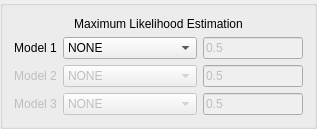
                <widget class="QGroupBox" name="groupBox_7">
                 <property name="sizePolicy">
                  <sizepolicy hsizetype="Expanding" vsizetype="Expanding">
                   <horstretch>0</horstretch>
                   <verstretch>0</verstretch>
                  </sizepolicy>
                 </property>
                 <property name="minimumSize">
                  <size>
                   <width>0</width>
                   <height>0</height>
                  </size>
                 </property>
                 <property name="autoFillBackground">
                  <bool>false</bool>
                 </property>
                 <property name="title">
                  <string/>
                 </property>
                 <property name="alignment">
                  <set>Qt::AlignCenter</set>
                 </property>
                 <property name="flat">
                  <bool>false</bool>
                 </property>
                 <property name="checkable">
                  <bool>false</bool>
                 </property>
                 <layout class="QGridLayout" name="gridLayout_14">
                  <item row="7" column="0" alignment="Qt::AlignRight">
                   <widget class="QLabel" name="maximumLikelihoodModel3Label">
                    <property name="enabled">
                     <bool>false</bool>
                    </property>
                    <property name="sizePolicy">
                     <sizepolicy hsizetype="Minimum" vsizetype="Fixed">
                      <horstretch>0</horstretch>
                      <verstretch>0</verstretch>
                     </sizepolicy>
                    </property>
                    <property name="minimumSize">
                     <size>
                      <width>0</width>
                      <height>0</height>
                     </size>
                    </property>
                    <property name="maximumSize">
                     <size>
                      <width>100</width>
                      <height>16777215</height>
                     </size>
                    </property>
                    <property name="acceptDrops">
                     <bool>false</bool>
                    </property>
                    <property name="toolTip">
                     <string>Valid Range: 1.0e-10 to 1.0</string>
                    </property>
                    <property name="text">
                     <string>&lt;html&gt;&lt;head/&gt;&lt;body&gt;&lt;p align=&quot;center&quot;&gt;Model 3&lt;/p&gt;&lt;/body&gt;&lt;/html&gt;</string>
                    </property>
                    <property name="buddy">
                     <cstring>maximumLikelihoodModel3ComboBox</cstring>
                    </property>
                   </widget>
                  </item>
                  <item row="5" column="1" colspan="2">
                   <widget class="QComboBox" name="maximumLikelihoodModel1ComboBox">
                    <property name="sizePolicy">
                     <sizepolicy hsizetype="Expanding" vsizetype="Fixed">
                      <horstretch>0</horstretch>
                      <verstretch>0</verstretch>
                     </sizepolicy>
                    </property>
                    <item>
                     <property name="text">
                      <string>NONE</string>
                     </property>
                    </item>
                    <item>
                     <property name="text">
                      <string>HUBER</string>
                     </property>
                    </item>
                    <item>
                     <property name="text">
                      <string>HUBER MODIFIED</string>
                     </property>
                    </item>
                   </widget>
                  </item>
                  <item row="6" column="1" colspan="2">
                   <widget class="QComboBox" name="maximumLikelihoodModel2ComboBox">
                    <property name="enabled">
                     <bool>false</bool>
                    </property>
                    <property name="sizePolicy">
                     <sizepolicy hsizetype="Expanding" vsizetype="Fixed">
                      <horstretch>0</horstretch>
                      <verstretch>0</verstretch>
                     </sizepolicy>
                    </property>
                    <item>
                     <property name="text">
                      <string>NONE</string>
                     </property>
                    </item>
                    <item>
                     <property name="text">
                      <string>HUBER</string>
                     </property>
                    </item>
                    <item>
                     <property name="text">
                      <string>HUBER MODIFIED</string>
                     </property>
                    </item>
                    <item>
                     <property name="text">
                      <string>WELSCH</string>
                     </property>
                    </item>
                    <item>
                     <property name="text">
                      <string>CHEN</string>
                     </property>
                    </item>
                   </widget>
                  </item>
                  <item row="4" column="0" colspan="4">
                   <widget class="QLabel" name="maxLikelihoodEstimationLabel">
                    <property name="sizePolicy">
                     <sizepolicy hsizetype="Expanding" vsizetype="Fixed">
                      <horstretch>0</horstretch>
                      <verstretch>0</verstretch>
                     </sizepolicy>
                    </property>
                    <property name="toolTip">
                     <string>Maximum Likelihood Estimation and Sigma Multiplier are exclusive options. 
Set Model 1 to &quot;NONE&quot; before checking Sigma Multiplier.</string>
                    </property>
                    <property name="text">
                     <string>&lt;html&gt;&lt;head/&gt;&lt;body&gt;&lt;p align=&quot;center&quot;&gt;Maximum Likelihood Estimation&lt;/p&gt;&lt;/body&gt;&lt;/html&gt;</string>
                    </property>
                   </widget>
                  </item>
                  <item row="5" column="0" alignment="Qt::AlignRight">
                   <widget class="QLabel" name="maximumLikelihoodModel1Label">
                    <property name="sizePolicy">
                     <sizepolicy hsizetype="Minimum" vsizetype="Fixed">
                      <horstretch>0</horstretch>
                      <verstretch>0</verstretch>
                     </sizepolicy>
                    </property>
                    <property name="minimumSize">
                     <size>
                      <width>0</width>
                      <height>0</height>
                     </size>
                    </property>
                    <property name="maximumSize">
                     <size>
                      <width>100</width>
                      <height>16777215</height>
                     </size>
                    </property>
                    <property name="toolTip">
                     <string>Valid Range: 1.0e-10 to 1.0</string>
                    </property>
                    <property name="text">
                     <string>&lt;html&gt;&lt;head/&gt;&lt;body&gt;&lt;p align=&quot;center&quot;&gt;Model 1&lt;/p&gt;&lt;/body&gt;&lt;/html&gt;</string>
                    </property>
                    <property name="buddy">
                     <cstring>maximumLikelihoodModel1ComboBox</cstring>
                    </property>
                   </widget>
                  </item>
                  <item row="7" column="1" colspan="2">
                   <widget class="QComboBox" name="maximumLikelihoodModel3ComboBox">
                    <property name="enabled">
                     <bool>false</bool>
                    </property>
                    <property name="sizePolicy">
                     <sizepolicy hsizetype="Expanding" vsizetype="Fixed">
                      <horstretch>0</horstretch>
                      <verstretch>0</verstretch>
                     </sizepolicy>
                    </property>
                    <item>
                     <property name="text">
                      <string>NONE</string>
                     </property>
                    </item>
                    <item>
                     <property name="text">
                      <string>HUBER</string>
                     </property>
                    </item>
                    <item>
                     <property name="text">
                      <string>HUBER MODIFIED</string>
                     </property>
                    </item>
                    <item>
                     <property name="text">
                      <string>WELSCH</string>
                     </property>
                    </item>
                    <item>
                     <property name="text">
                      <string>CHEN</string>
                     </property>
                    </item>
                   </widget>
                  </item>
                  <item row="5" column="3">
                   <widget class="QLineEdit" name="maximumLikelihoodModel1QuantileLineEdit">
                    <property name="enabled">
                     <bool>false</bool>
                    </property>
                    <property name="sizePolicy">
                     <sizepolicy hsizetype="Preferred" vsizetype="Fixed">
                      <horstretch>0</horstretch>
                      <verstretch>0</verstretch>
                     </sizepolicy>
                    </property>
                    <property name="maximumSize">
                     <size>
                      <width>100</width>
                      <height>16777215</height>
                     </size>
                    </property>
                    <property name="text">
                     <string>0.5</string>
                    </property>
                   </widget>
                  </item>
                  <item row="6" column="0" alignment="Qt::AlignRight">
                   <widget class="QLabel" name="maximumLikelihoodModel2Label">
                    <property name="enabled">
                     <bool>false</bool>
                    </property>
                    <property name="sizePolicy">
                     <sizepolicy hsizetype="Minimum" vsizetype="Fixed">
                      <horstretch>0</horstretch>
                      <verstretch>0</verstretch>
                     </sizepolicy>
                    </property>
                    <property name="minimumSize">
                     <size>
                      <width>0</width>
                      <height>0</height>
                     </size>
                    </property>
                    <property name="maximumSize">
                     <size>
                      <width>100</width>
                      <height>16777215</height>
                     </size>
                    </property>
                    <property name="toolTip">
                     <string>Valid Range: 1.0e-10 to 1.0</string>
                    </property>
                    <property name="text">
                     <string>&lt;html&gt;&lt;head/&gt;&lt;body&gt;&lt;p align=&quot;center&quot;&gt;Model 2&lt;/p&gt;&lt;/body&gt;&lt;/html&gt;</string>
                    </property>
                    <property name="buddy">
                     <cstring>maximumLikelihoodModel2ComboBox</cstring>
                    </property>
                   </widget>
                  </item>
                  <item row="7" column="3">
                   <widget class="QLineEdit" name="maximumLikelihoodModel3QuantileLineEdit">
                    <property name="enabled">
                     <bool>false</bool>
                    </property>
                    <property name="sizePolicy">
                     <sizepolicy hsizetype="Expanding" vsizetype="Fixed">
                      <horstretch>0</horstretch>
                      <verstretch>0</verstretch>
                     </sizepolicy>
                    </property>
                    <property name="maximumSize">
                     <size>
                      <width>100</width>
                      <height>16777215</height>
                     </size>
                    </property>
                    <property name="text">
                     <string>0.5</string>
                    </property>
                   </widget>
                  </item>
                  <item row="6" column="3">
                   <widget class="QLineEdit" name="maximumLikelihoodModel2QuantileLineEdit">
                    <property name="enabled">
                     <bool>false</bool>
                    </property>
                    <property name="sizePolicy">
                     <sizepolicy hsizetype="Expanding" vsizetype="Fixed">
                      <horstretch>0</horstretch>
                      <verstretch>0</verstretch>
                     </sizepolicy>
                    </property>
                    <property name="maximumSize">
                     <size>
                      <width>100</width>
                      <height>16777215</height>
                     </size>
                    </property>
                    <property name="text">
                     <string>0.5</string>
                    </property>
                   </widget>
                  </item>
                 </layout>
                </widget>
